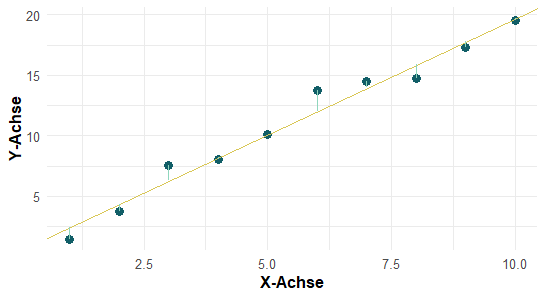

The script that drew this image:
# Installiere ggplot2, wenn es noch nicht installiert ist
# install.packages("ggplot2")

# Lade das ggplot2-Paket
library(ggplot2)

# Erstelle Daten mit mindestens 10 Punkten
set.seed(123)  # Für die Reproduzierbarkeit der Zufallsdaten
x <- 1:10
y <- 2*x + rnorm(10)

# Erstelle ein Datenrahmen
data <- data.frame(x, y)

# Führe eine lineare Regression durch
lm_model <- lm(y ~ x, data=data)

# Projiziere die Punkte auf die Gerade
data$y_proj <- predict(lm_model, data)

# Berechne die Varianz der auf die Gerade projizierten Punkte
var_proj <- var(data$y_proj)

# Erstelle die Plot-Grafik
ggplot(data, aes(x, y)) +
  geom_point(color = "#115E67", size = 3, shape = 16) +  # Füge Punkte hinzu und passe Farbe, Größe und Form an
  geom_abline(intercept = coef(lm_model)[1], slope = coef(lm_model)[2], linetype="solid", color="#D9C756") +  # Füge die ursprüngliche Gerade hinzu und passe Farbe und Linientyp an
  geom_segment(aes(x = x, y = y, xend = x, yend = y_proj), color = "#8FD6BD") +  # Füge die Projektionslinien hinzu und passe Farbe an
  labs(x="X-Achse",
       y="Y-Achse") +
  theme_minimal() +  # Wähle ein minimalistisches Design
  theme(plot.title = element_text(hjust = 0.5, size = 14, face = "bold"),  # Zentriere und passe die Größe des Titels an
        axis.title = element_text(size = 12, face = "bold"),  # Passe die Größe der Achsentitel an
        axis.text = element_text(size = 10),  # Passe die Größe der Achsentexte an
        legend.position="none")  # Entferne die Legende (da wir keine spezifischen Legendeninformationen haben)
